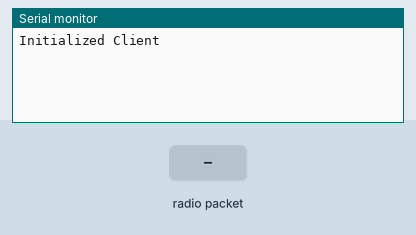
The sketch below on a simulated ESP32. On the bench: the last lines printed to the serial monitor. The inputs (shaded band) are chosen by the test bench.

Above: at 1.2 s.
1.3 s: radio packet "1" arrives
At 2.5 s:
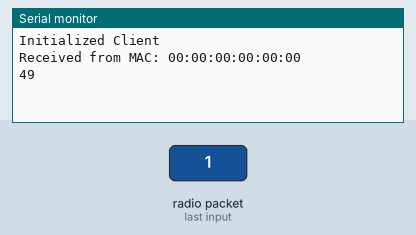
2.8 s: radio packet "0" arrives
At 3.8 s:
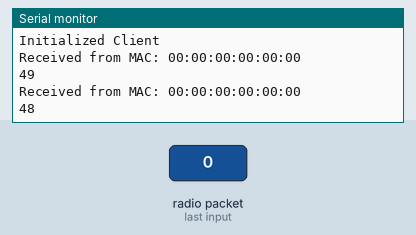
4.3 s: radio packet "2" arrives
At 4.9 s:
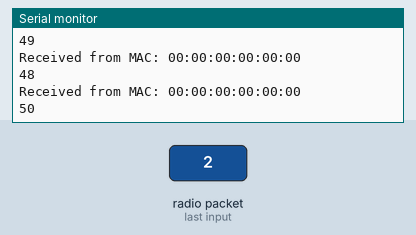

The sketch:

LMTSwitchClient.ino
```cpp
#include <esp_now.h>
#include <WiFi.h>


void onReceiveData(const uint8_t *mac, const uint8_t *data, int len) {

  Serial.print("Received from MAC: ");

  for (int i = 0; i < 6; i++) {

    Serial.printf("%02X", mac[i]);
    if (i < 5)Serial.print(":");
  }

  int * messagePointer = (int*)data;

  Serial.println();
  Serial.println(*messagePointer);

}

void setup() {
  Serial.begin(115200);
  Serial.println("Initialized Client");

  WiFi.mode(WIFI_STA);

  if (esp_now_init() != ESP_OK) {
    Serial.println("Error initializing ESP-NOW");
    return;
  }

  esp_now_register_recv_cb(onReceiveData);
}

void loop() {}
```

Measured:
- after the input at 1.3 s, the serial monitor: prints a new line at once (image 1)
- after the input at 2.8 s, the serial monitor: prints a new line at once (image 2)
- after the input at 4.3 s, the serial monitor: prints a new line at once (image 3)
